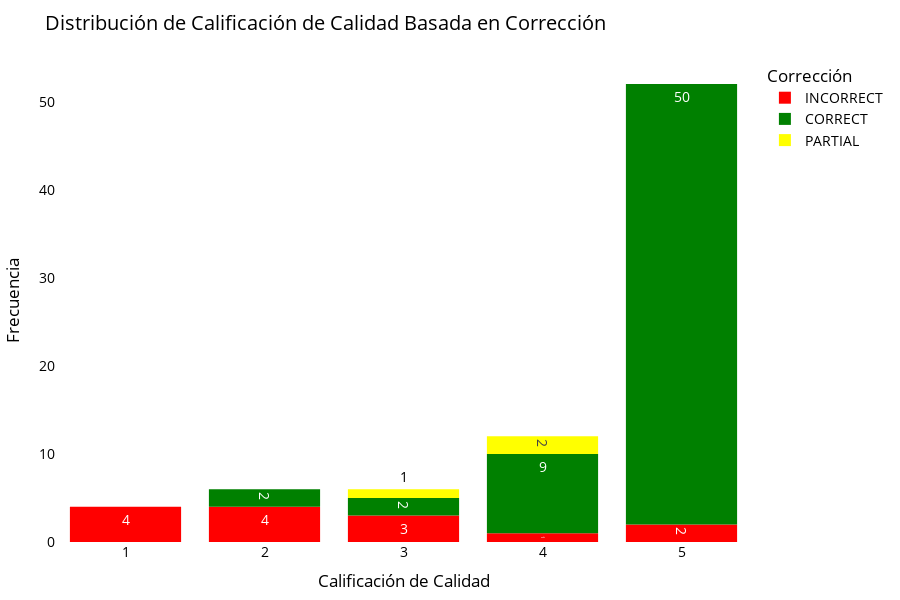

Write notebook code for a chart like this one.
### Code cell
import polars as pl
import plotly.express as px

# Paso 1: Verificar los nombres de las columnas para asegurar que son correctos
print("Available Columns in DataFrame:")
print(qa.columns)

# Paso 2: Filtrar las filas que tienen transcript
qa_with_transcript = qa.filter(
    pl.col('ai_answer_with_the_transcript_correctness').is_not_null()
)

# Paso 3: Cambiar los valores 4.5 a 5 y convertir a entero
qa_with_transcript = qa_with_transcript.with_columns(
    pl.when(pl.col("quality_rating_for_answer_with_transcript") == 4.5)
      .then(5)
      .otherwise(pl.col("quality_rating_for_answer_with_transcript"))
      .cast(pl.Int64)
      .alias("quality_rating_for_answer_with_transcript")
)

# Paso 4: Extraer las listas de calificaciones y correctitud
ratings = qa_with_transcript["quality_rating_for_answer_with_transcript"].to_list()
correctness = qa_with_transcript['ai_answer_with_the_transcript_correctness'].to_list()

# Paso 5: Determinar el número de bins basado en valores únicos
unique_ratings = sorted(set(ratings))
nbins = len(unique_ratings)

# Paso 6: Crear el histograma con colores basados en la correctitud
fig = px.histogram(
    x=ratings,
    color=correctness,
    nbins=nbins,  # Cada bin representa un valor único
    title="Distribución de Calificación de Calidad Basada en Corrección",
    labels={
        "x": "Calificación de Calidad",
        "y": "Frecuencia",
        "color": "Corrección"
    },
    color_discrete_map={
        "INCORRECT": "red",
        "PARTIAL": "yellow",
        "CORRECT": "green",
    },
    text_auto=True
)

# Paso 7: Personalizar el layout
fig.update_layout(
    xaxis_title="Calificación de Calidad",
    yaxis_title="Frecuencia",
    bargap=0.2,  # Espacio entre barras
    height=600,   # Altura del gráfico en píxeles
    plot_bgcolor='rgba(0,0,0,0)',      # Fondo de la trama transparente
    paper_bgcolor='rgba(0,0,0,0)',     # Fondo del papel transparente
    margin=dict(l=40, r=40, t=60, b=40),  # Márgenes alrededor del gráfico
    font=dict(
        size=14,                    # Tamaño de la fuente
        color="Black"               # Color de la fuente
    )
)

# Paso 8: Quitar el marco blanco y ajustar estilo de ejes, fijar los ticks en enteros
fig.update_xaxes(
    showgrid=False,
    zeroline=False,
    tickmode='linear',
    dtick=1  # Intervalo de 1 en el eje X
)
fig.update_yaxes(showgrid=False, zeroline=False)

# Paso 9: Mostrar el gráfico
fig.show()

### Figure 1 — Plotly figure (JSON) as saved in the notebook; plotly's stock layout.template omitted (floating-point values rounded to 4 significant figures)
{"data": [{"alignmentgroup": "True", "bingroup": "x", "hovertemplate": "Corrección=INCORRECT<br>Calificación de Calidad=%{x}<br>count=%{y}<extra></extra>", "legendgroup": "INCORRECT", "marker": {"color": "red", "pattern": {"shape": ""}}, "name": "INCORRECT", "nbinsx": 5, "offsetgroup": "INCORRECT", "orientation": "v", "showlegend": true, "texttemplate": "%{value}", "type": "histogram", "x": [4, 1, 1, 2, 3, 2, 2, 1, 3, 2, 3, 1, 5, 5], "xaxis": "x", "yaxis": "y"}, {"alignmentgroup": "True", "bingroup": "x", "hovertemplate": "Corrección=CORRECT<br>Calificación de Calidad=%{x}<br>count=%{y}<extra></extra>", "legendgroup": "CORRECT", "marker": {"color": "green", "pattern": {"shape": ""}}, "name": "CORRECT", "nbinsx": 5, "offsetgroup": "CORRECT", "orientation": "v", "showlegend": true, "texttemplate": "%{value}", "type": "histogram", "x": [5, 3, 5, 5, 5, 5, 5, 5, 5, 5, 4, 4, 5, 5, 4, 4, 5, 5, 5, 5, 3, 2, 2, 5, 5, 5, 5, 5, 5, 5, 5, 5, 5, 5, 5, 5, 5, 4, 5, 5, 5, 4, 5, 5, 5, 4, 5, 5, 5, 5, 5, 5, 5, 5, 5, 5, 5, 5, 5, 5, 4, 4, 5], "xaxis": "x", "yaxis": "y"}, {"alignmentgroup": "True", "bingroup": "x", "hovertemplate": "Corrección=PARTIAL<br>Calificación de Calidad=%{x}<br>count=%{y}<extra></extra>", "legendgroup": "PARTIAL", "marker": {"color": "yellow", "pattern": {"shape": ""}}, "name": "PARTIAL", "nbinsx": 5, "offsetgroup": "PARTIAL", "orientation": "v", "showlegend": true, "texttemplate": "%{value}", "type": "histogram", "x": [4, 4, 3], "xaxis": "x", "yaxis": "y"}], "layout": {"bargap": 0.2, "barmode": "relative", "font": {"color": "Black", "size": 14}, "height": 600, "legend": {"title": {"text": "Corrección"}, "tracegroupgap": 0}, "margin": {"b": 40, "l": 40, "r": 40, "t": 60}, "paper_bgcolor": "rgba(0,0,0,0)", "plot_bgcolor": "rgba(0,0,0,0)", "title": {"text": "Distribución de Calificación de Calidad Basada en Corrección"}, "xaxis": {"anchor": "y", "domain": [0, 1], "dtick": 1, "showgrid": false, "tickmode": "linear", "title": {"text": "Calificación de Calidad"}, "zeroline": false}, "yaxis": {"anchor": "x", "domain": [0, 1], "showgrid": false, "title": {"text": "Frecuencia"}, "zeroline": false}}}
